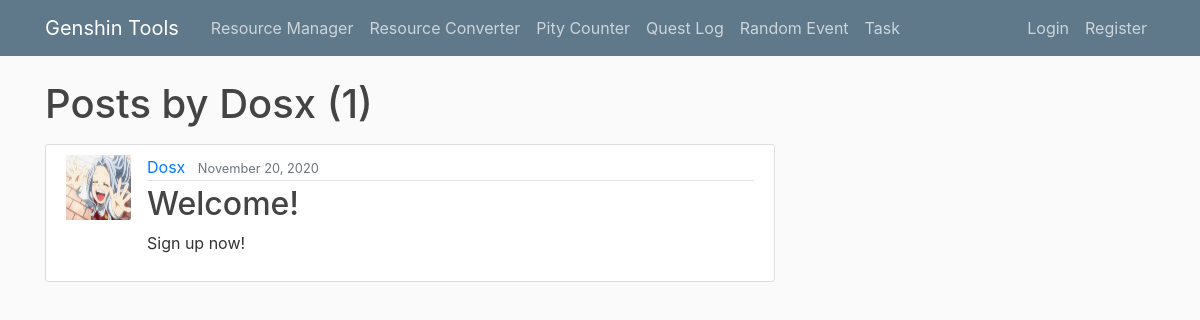
Screenshot of /users/Dosx with the database file from the repository.
### website/models.py (models this page shows, shortened)
class Post(models.Model):
    title = models.CharField(max_length=100)
    content = models.TextField()
    date_posted = models.DateTimeField(default=timezone.now)
    author = models.ForeignKey(User, on_delete=models.CASCADE)

### users/models.py (models this page shows, shortened)
class Profile(models.Model):
    user = models.OneToOneField(User, on_delete=models.CASCADE)
    image = models.ImageField(default='default.jpg', upload_to='profile_pics')
    character = models.IntegerField(default=0)
    weapon = models.IntegerField(default=0)
    standard = models.IntegerField(default=0)
    event = models.IntegerField(default=10)
    date = models.DateTimeField(default=timezone.now)
    blessing = models.BooleanField(default=False)

### website/views.py (the view)
# urls.py: path('users/<str:username>', UserPostListView.as_view(), name='user-posts'),
class UserPostListView(ListView):
    model = Post
    template_name = 'website/user_posts.html'
    context_object_name = 'posts'
    ordering = ['-date_posted']
    paginate_by = 5
    def get_queryset(self):
        user = get_object_or_404(User, username=self.kwargs.get('username'))
        return Post.objects.filter(author=user).order_by('-date_posted')

### website/templates/website/user_posts.html (shortened to what this page needs)
{% extends "website/base.html" %}
{% block content %}
    <h1 class="mb-3">Posts by {{ view.kwargs.username }} ({{ page_obj.paginator.count }})</h1>
    {% for post in posts %}
        <article class="media content-section">
            <img class="round-circle article-img" src="{{ post.author.profile.image.url }}">
            <div class="media-body">
              <div class="article-metadata">
                  <a class="mr-2" href="{% url 'user-posts' post.author.username %}">{{ post.author }}</a>
                <small class="text-muted">{{ post.date_posted|date:"F d, Y"}}</small>
              </div>
              <h2><a class="article-title" href="{% url 'post-detail' post.id %}">{{ post.title }}</a></h2>
              <p class="article-content">{{ post.content }}</p>
            </div>
        </article>
    {% endfor %}
{% endblock content %}

### website/static/website/main.css (style rules this page uses)
body { background: #fafafa; color: #333333; margin-top: 5rem; }
h1, h2, h3, h4, h5, h6 { color: #444444; }
.content-section { background: #ffffff; padding: 10px 20px; border: 1px solid #dddddd; border-radius: 3px; margin-bottom: 20px; }
.article-title { color: #444444; }
.article-content { white-space: pre-line; }
.article-img { height: 65px; width: 65px; margin-right: 16px; }
.article-metadata { padding-bottom: 1px; margin-bottom: 4px; border-bottom: 1px solid #e3e3e3 }

### rows the page displays
Post: author.profile.image (placeholder picture), author "Dosx", date_posted "November 20, 2020", title "Welcome!", content "Sign up now!"

### other values shown
{{ view.kwargs.username }} "Dosx"
{{ page_obj.paginator.count }} "1"
